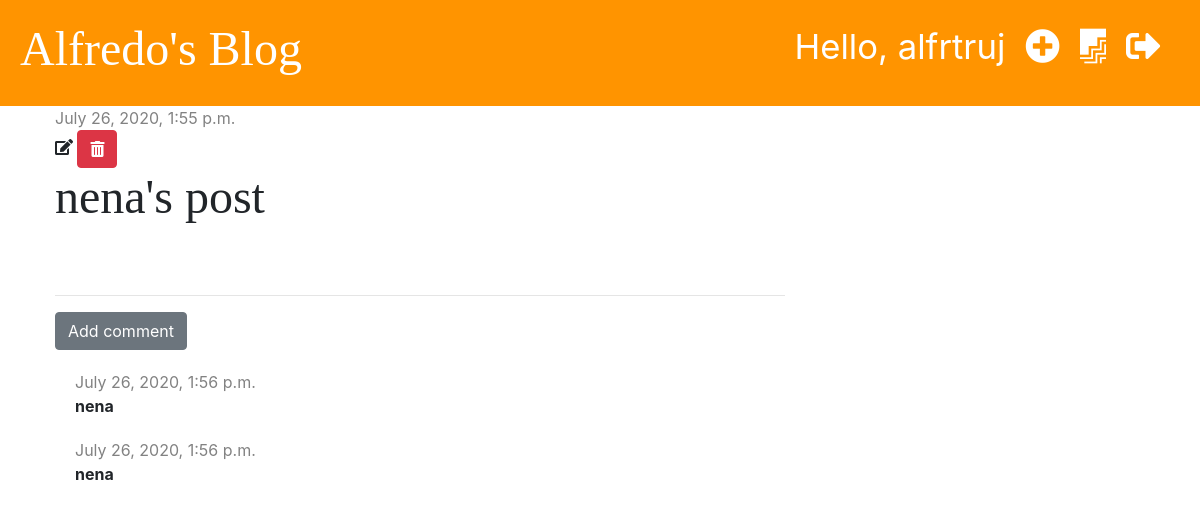
/post/16/ (signed in), run on an earlier commit of the app's database.
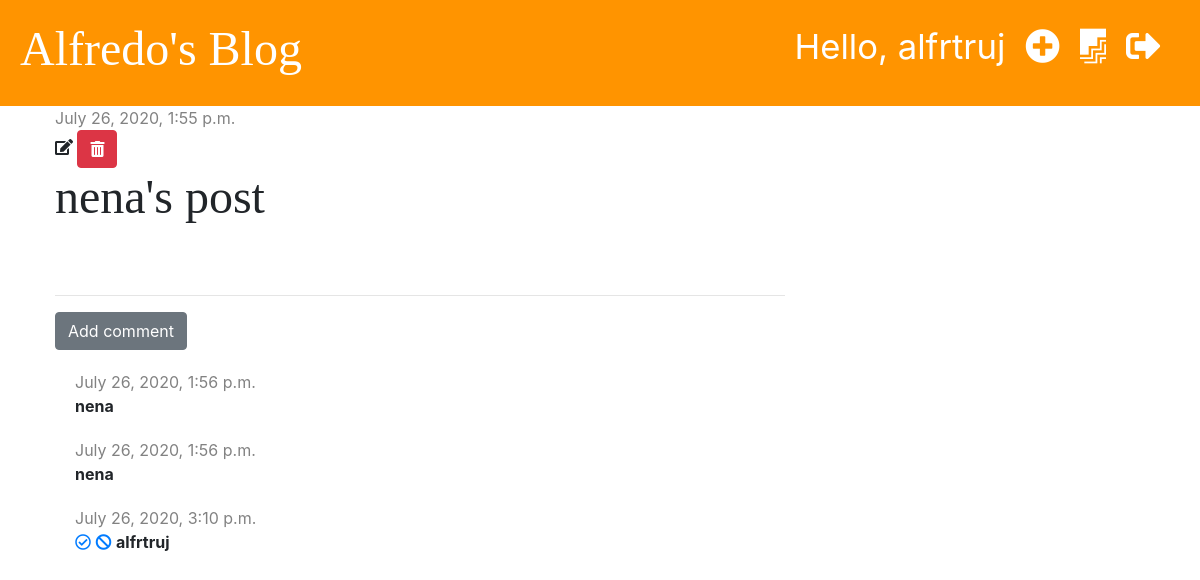
And on a later commit of the database.
### blog/models.py (models this page shows, shortened)
class Comment(models.Model):
    post = models.ForeignKey('blog.Post', default=None, on_delete=models.CASCADE, related_name='comments')
    author = models.CharField(max_length=200)
    text = models.TextField()
    created_date = models.DateTimeField(default=timezone.now)
    approved = models.BooleanField(default=False)

### blog/views.py (the view)
# urls.py: path('post/<int:pk>/', views.post_detail, name='post_detail'),
def post_detail(request, pk):
    post = get_object_or_404(Post, pk=pk)
    stuff_for_frontend = {'post': post}
    return render(request, 'blog/post_detail.html', stuff_for_frontend)

### blog/templatetags/markdownify.py (called while the page is built)
@register.filter
def markdown(value):
    renderer = HighlightRenderer()
    markdown = mistune.Markdown(renderer=renderer)
    return markdown(value)

### blog/templates/blog/post_detail.html (shortened to what this page needs)
{% extends 'blog/base.html' %}
{% load markdownify %}
{% block content %}
   <div class="post">
        {% if post.published_date %}
            <div class="date">
                {{ post.published_date }}
            </div>
        {% else %}
            <a href="{% url 'post_publish' pk=post.pk %}" class="btn btn-primary">Publish</a>
        {% endif %}
        {% if user.is_authenticated %}
            <a href="{% url 'post_edit' pk=post.pk %}"><i class="fas fa-edit"></i></a>
            <a href="{% url 'post_delete' pk=post.pk %}" class="btn btn-danger"
               onclick="return confirm('Are you sure you want to delete this post?')"><i class="fas fa-trash-alt"></i></a>
        {% endif %}
        <h1>{{ post.title }}</h1>
   </div>
    <hr>
    <a href="{% url 'add_comment_to_post' pk=post.pk %}" class="btn btn-secondary">Add comment</a>
    {% for comment in post.comments.all %}
        {% if user.is_authenticated or comment.approved %}
        <div class="comment">
            <div class="date">
                {{ comment.created_date }}
            </div>
            {% if not comment.approved and user.is_superuser %}
                <a href="{% url 'comment_approve' pk=comment.pk %}"><i class="far fa-check-circle"></i></a>
                <a href="{% url 'comment_remove' pk=comment.pk %}"><i class="fas fa-ban"></i></a>
            {% endif %}
            <strong>{{ comment.author }}</strong>
        </div>
        {% endif %}
    {% empty %}
    <div class="comment">
        <p>No comments yet...</p>
    </div>
    {% endfor %}
{% endblock %}

What changed in the data, as far as the page shows it:
added Comment: created_date "July 26, 2020, 3:10 p.m.", approved False (drawn), author "alfrtruj"
